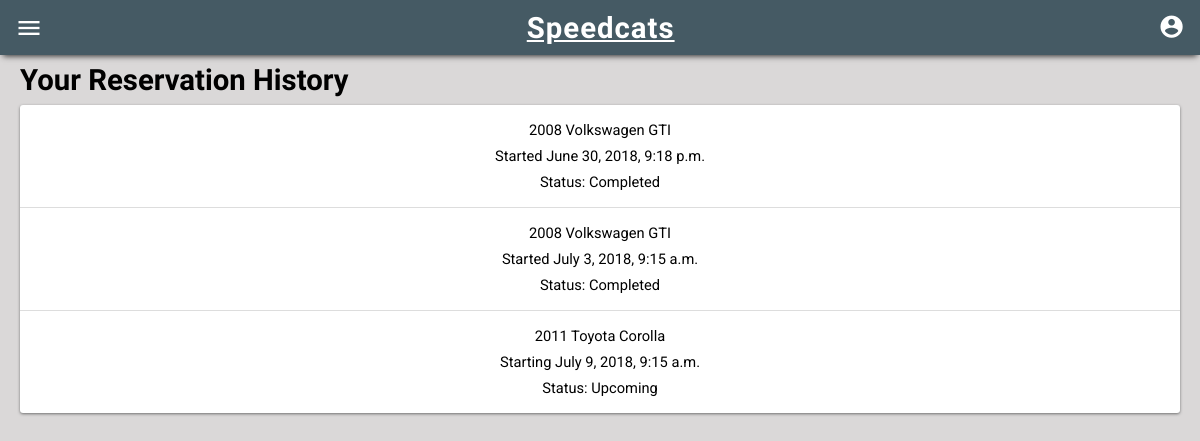
Before: /inventory/history/ (signed in) with the older database file.
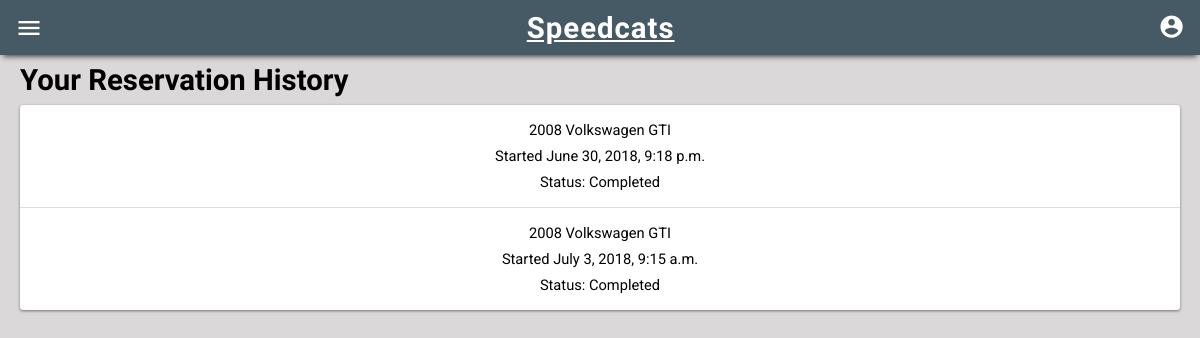
After: the same page with the newer database file.
### inventory/models.py (models this page shows, shortened)
class Reservation(models.Model):
	user = models.ForeignKey(settings.AUTH_USER_MODEL, on_delete=models.CASCADE, related_name="reservations")
	vehicle = models.ForeignKey(Vehicle, on_delete=models.CASCADE)
	pick_up_time = models.DateTimeField(blank=False, null=False)
	pick_up_location = models.ForeignKey(Store, on_delete=models.CASCADE, related_name='pick_up_store')
	drop_off_time = models.DateTimeField(blank=False, null=False)
	drop_off_location = models.ForeignKey(Store, on_delete=models.CASCADE, related_name='drop_off_store')
	miles_driven = models.IntegerField(null=True, blank=True)
	@property
	def status(self):
		pick_up_time = self.pick_up_time
		drop_off_time = self.drop_off_time
		now = datetime.datetime.utcnow().replace(tzinfo=pytz.UTC)
		if pick_up_time > now:
			return 'Upcoming'
		elif drop_off_time > now:
			return 'In Progress'
		elif now > drop_off_time:
			return 'Completed'

class Vehicle(models.Model):
	status_choices = (
		('m', 'Maintenance'),
		('l', 'Loaned'),
		('a', 'Available'),
		('r', 'Reserved'),
	)
	vehicle_type_choices = (
		('c', 'Car'),
		('s', 'SUV'),
		('t', 'Truck'),
	)
	VIN = models.CharField(max_length=17)
	store = models.ForeignKey(Store, on_delete=models.CASCADE)
	year = models.IntegerField()
	make = models.CharField(max_length=30)
	model = models.CharField(max_length=30)
	color = models.CharField(max_length=10)
	mileage = models.IntegerField()
	image = models.ImageField(upload_to="vehicle_photos", blank=True)
	description = models.CharField(max_length=800, default="")
	price = models.DecimalField(max_digits=8, decimal_places=2, default=85.99)
	status = models.CharField(
		max_length=1,
		choices=status_choices,
		default='a',
	)
	vehicle_type = models.CharField(
		max_length=1,
		choices=vehicle_type_choices,
		default='c',
	)
	def __str__(self):
		return str(self.year) + ' ' + self.make + ' ' + self.model

### inventory/views.py (the view)
# urls.py: path('history/', views.history, name="history"),
@login_required
def history(request):
	user = request.user
	reservations = Reservation.objects.filter(user=user)
	context = {
		"reservations":reservations
	}
	return render(request, 'inventory/history.html', context)

### inventory/templates/inventory/history.html
{% extends "base_generic.html" %}
{% block content %}
    <h2 class="header">Your Reservation History</h2>
    <ul id="reservationlist">
        {% for reservation in reservations %}
        <div>
            <a href="{% url 'inventory:reservation' reservation.id %}">
            <p class="reservationtime">{{ reservation.vehicle }}</p>
            {% if reservation.status == "Upcoming" %}
                <p class="reservationtime">Starting {{ reservation.pick_up_time }}</p>
            {% endif %}
            {% if reservation.status != "Upcoming" %}
                <p class="reservationtime">Started {{ reservation.pick_up_time }}</p>
            {% endif %}
            <p class="reservationtime">Status: {{ reservation.status }}</p>
            </a>
        </div>
        {% empty %}
        <div>
            <p>You haven't made a reservation yet.</p>
        </div>
        {% endfor %}
    </ul>
{% endblock %}

Changed rows visible on the page:
removed Reservation: vehicle "2011 Toyota Corolla", pick_up_time "July 9, 2018, 9:15 a.m.", status "Upcoming"
